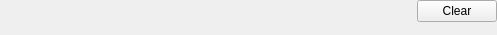
<?xml version="1.0" encoding="UTF-8"?>
<ui version="4.0">
 <class>ImportantMessagesWidget</class>
 <widget class="QWidget" name="ImportantMessagesWidget">
  <property name="geometry">
   <rect>
    <x>0</x>
    <y>0</y>
    <width>497</width>
    <height>35</height>
   </rect>
  </property>
  <layout class="QHBoxLayout" name="horizontalLayout" stretch="10,0">
   <property name="margin">
    <number>0</number>
   </property>
   <item>
    <layout class="QVBoxLayout" name="messageLayout"/>
   </item>
   <item>
    <layout class="QVBoxLayout" name="verticalLayout_2">
     <item>
      <widget class="QPushButton" name="pushButton">
       <property name="sizePolicy">
        <sizepolicy hsizetype="Maximum" vsizetype="Fixed">
         <horstretch>0</horstretch>
         <verstretch>0</verstretch>
        </sizepolicy>
       </property>
       <property name="text">
        <string>Clear</string>
       </property>
       <property name="icon">
        <iconset resource="../../../../media/resources.qrc">
         <normaloff>:/icons/x.png</normaloff>:/icons/x.png</iconset>
       </property>
      </widget>
     </item>
     <item>
      <spacer name="verticalSpacer">
       <property name="orientation">
        <enum>Qt::Vertical</enum>
       </property>
       <property name="sizeHint" stdset="0">
        <size>
         <width>20</width>
         <height>0</height>
        </size>
       </property>
      </spacer>
     </item>
    </layout>
   </item>
  </layout>
 </widget>
 <resources>
  <include location="../../../../media/resources.qrc"/>
 </resources>
 <connections>
  <connection>
   <sender>pushButton</sender>
   <signal>clicked()</signal>
   <receiver>ImportantMessagesWidget</receiver>
   <slot>clear()</slot>
   <hints>
    <hint type="sourcelabel">
     <x>442</x>
     <y>18</y>
    </hint>
    <hint type="destinationlabel">
     <x>442</x>
     <y>35</y>
    </hint>
   </hints>
  </connection>
 </connections>
 <slots>
  <slot>clear()</slot>
 </slots>
</ui>
